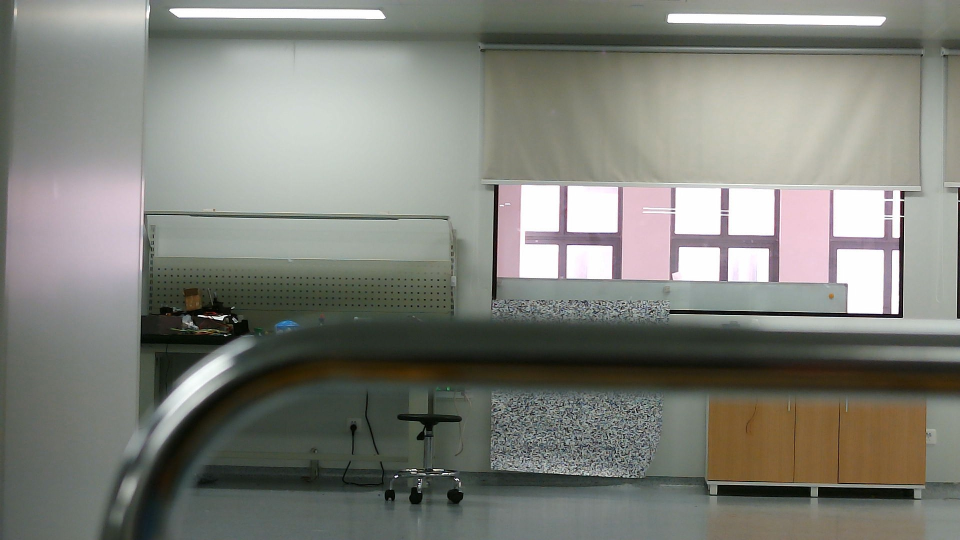
#> input picture pic/c1.jpg, 1920 x 1080 px (shown at 1/2 size)
$ jupyter execute --allow-errors SiftCam.ipynb
#> lines starting #> are read from the running program, lines starting #| are printed output that depends on the picture; after the words box and inside, x2 and y2 are one past the last pixel; in counts of white or black regions, pixels touching at a corner belong together; long printed decimals are rounded
[cell 1]
import matplotlib.image as mpimg
import matplotlib.pyplot as plt

image1 = mpimg.imread("pic/c1.jpg")
#> image1 is the input picture: shape (1080, 1920, 3); mean R, G, B 127.7, 129, 121.7
image2 = mpimg.imread("pic/c2.jpg")
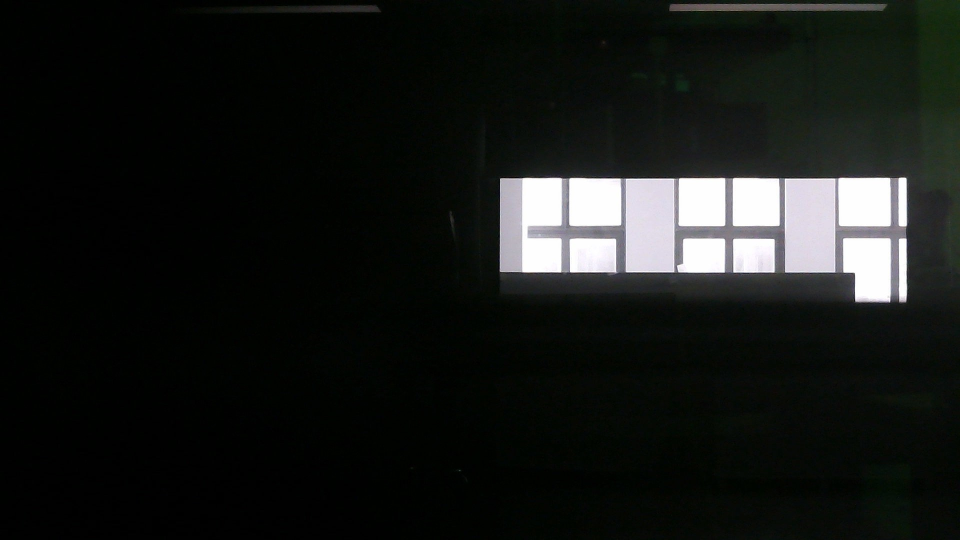
#> input picture pic/c2.jpg, 1920 x 1080 px (shown at 1/2 size)
#> image2 is the input picture: shape (1080, 1920, 3); mean R, G, B 23.4, 25.7, 23.4

plt.figure()
plt.imshow(image1)
plt.savefig('image1.png', dpi = 300)

plt.figure()
plt.imshow(image2)
plt.savefig('image2.png', dpi = 300)

[cell 2]
import matplotlib.image as mpimg
import matplotlib.pyplot as plt

image1 = mpimg.imread("pic/c1.jpg")
image2 = mpimg.imread("pic/c2.jpg")


import cv2
# 转换成黑白图像
img1 = cv2.cvtColor(image1, cv2.COLOR_BGR2GRAY)
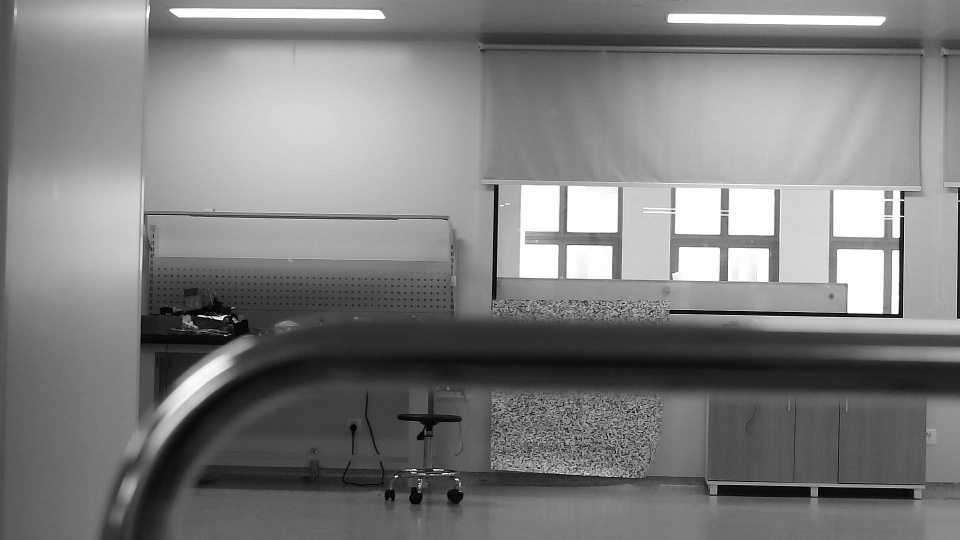
#> img1: shape (1080, 1920) (shown at 1/2 size); min 0, max 255, mean 126.7
img2 = cv2.cvtColor(image2, cv2.COLOR_BGR2GRAY)

ret, img1 = cv2.threshold(img1, 245, 255,cv2.THRESH_BINARY) # 这里的第二个参数要调，是阈值！！
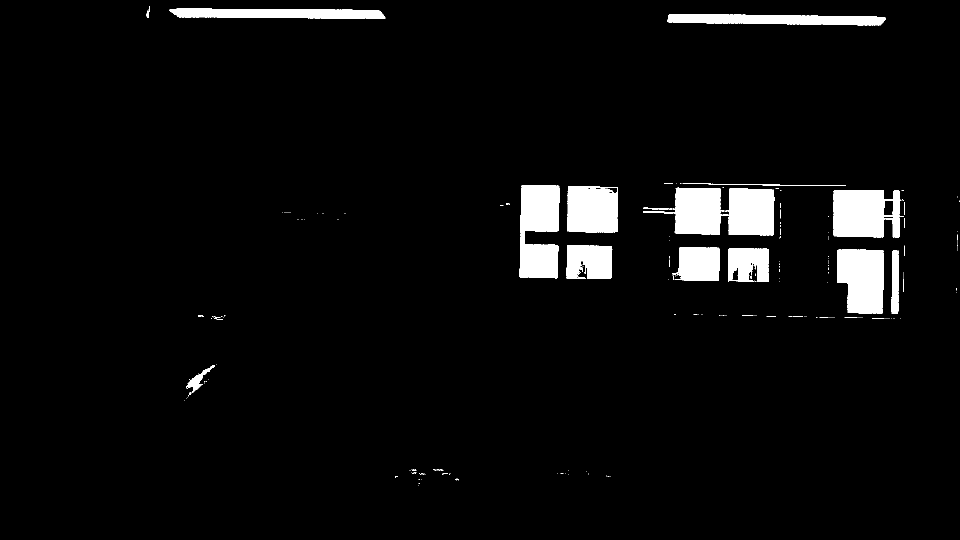
#> img1: shape (1080, 1920) (shown at 1/2 size); 4.5% white; 218 white regions (192 under 20 px), largest, box (x1, y1, x2, y2) and area: (1286, 375, 1549, 471) 16930, (1039, 370, 1119, 557) 12287, (1667, 380, 1808, 476) 10818
ret, img2 = cv2.threshold(img2, 245, 255,cv2.THRESH_BINARY) # 这里的第二个参数要调，是阈值！！
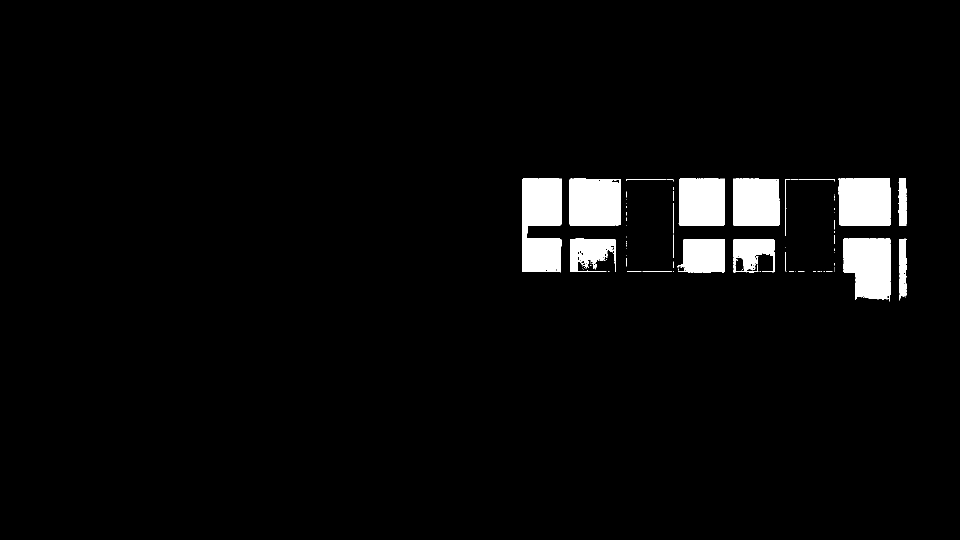
#> img2: shape (1080, 1920) (shown at 1/2 size); 3.7% white; 96 white regions (76 under 20 px), largest, box (x1, y1, x2, y2) and area: (1045, 357, 1123, 545) 12684, (1687, 477, 1781, 603) 9946, (1677, 356, 1781, 452) 9757
plt.figure()
plt.imshow(img1,cmap='gray')
plt.figure()
plt.imshow(img2,cmap='gray')

# 图像配准，获取配准参数

# 对原图像进行处理

[cell 3]
import cv2
import time

#  计算特征点提取&生成描述时间
start = time.time()
sift = cv2.SIFT_create()
#  使用SIFT查找关键点key points和描述符descriptors
image1 = img1
image2 = img2
kp1, des1 = sift.detectAndCompute(image1, None)
#> kp1 = 408 keypoints; strongest (x, y, size): (791, 953, 2.1), (1178, 377, 2.4), (830, 940, 2), (398, 632, 2.1)
kp2, des2 = sift.detectAndCompute(image2, None)
#> kp2 = 319 keypoints; strongest (x, y, size): (1213, 498, 2.1), (1503, 530, 2.4), (1164, 527, 2.5), (1223, 492, 2.1)
end = time.time()
print("特征点提取&生成描述运行时间:%.2f秒"%(end-start))

kp_image1 = cv2.drawKeypoints(image1, kp1, None)
kp_image2 = cv2.drawKeypoints(image2, kp2, None)

plt.figure()
plt.imshow(kp_image1)
plt.savefig('kp_image1.png', dpi = 300)

plt.figure()
plt.imshow(kp_image2)
plt.savefig('kp_image2.png', dpi = 300)

[cell 4]
#  查看关键点
print("关键点数目:", len(kp1))
#| 关键点数目: 408

for i in range(2):
    print("关键点", i)
    print("数据类型:", type(kp1[i]))
    print("关键点坐标:", kp1[i].pt)
    print("邻域直径:", kp1[i].size)
    print("方向:", kp1[i].angle)
    print("所在的图像金字塔的组:", kp1[i].octave)
    print("================")
#> this loop made 2 passes
#| 数据类型: <class 'cv2.KeyPoint'>
#| 关键点坐标: (295.160, 30.113)
#| 方向: 1.809
#| 所在的图像金字塔的组: 13828352
#| 数据类型: <class 'cv2.KeyPoint'>
#| 关键点坐标: (295.160, 30.113)
#| 方向: 189.120
#| 所在的图像金字塔的组: 13828352

#  查看描述
print("描述的shape:", des1.shape)
#| 描述的shape: (408, 128)
for i in range(2):
    print("描述", i)
    print(des1[i])

[cell 5]
ratio = 0.85

#  计算匹配点匹配时间
start = time.time()

#  K近邻算法求取在空间中距离最近的K个数据点，并将这些数据点归为一类
matcher = cv2.BFMatcher()
raw_matches = matcher.knnMatch(des1, des2, k = 2)
#> raw_matches = 408 matches
good_matches = []
for m1, m2 in raw_matches:
    #  如果最接近和次接近的比值大于一个既定的值，那么我们保留这个最接近的值，认为它和其匹配的点为good_match
    if m1.distance < ratio * m2.distance:
        good_matches.append([m1])
#> after the loop, good_matches = 168 matches
end = time.time()
print("匹配点匹配运行时间:%.2f秒"%(end-start))

matches = cv2.drawMatchesKnn(image1, kp1, image2, kp2, good_matches, None, flags = 2)
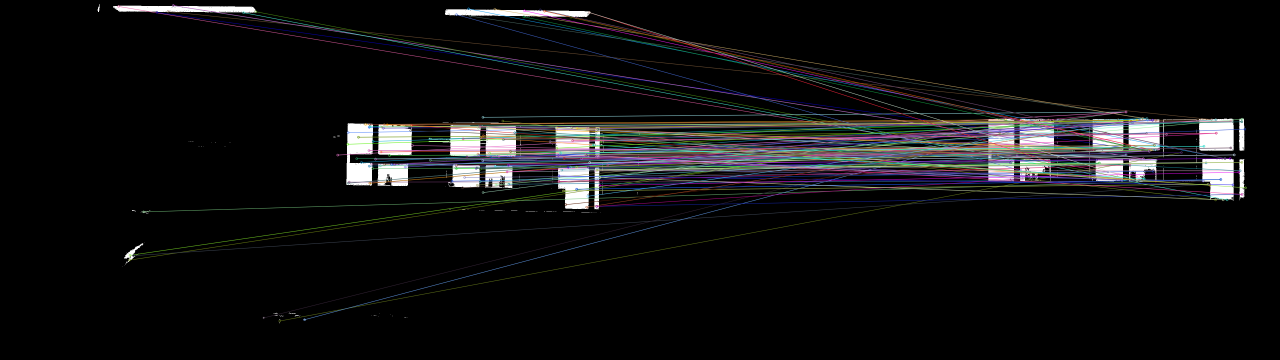
#> matches: shape (1080, 3840, 3) (shown at 1/3 size); mean of channels 0, 1, 2 16.8, 16.6, 17.3; drawn as R, G, B

plt.figure()
plt.imshow(matches)
plt.savefig('matches.png', dpi = 300)
#  匹配对的数目
print("匹配对的数目:", len(good_matches))
#| 匹配对的数目: 168
for i in range(2):
    print("匹配", i)
    print("数据类型:", type(good_matches[i][0]))
    print("描述符之间的距离:", good_matches[i][0].distance)
    print("查询图像中描述符的索引:", good_matches[i][0].queryIdx)
    print("目标图像中描述符的索引:", good_matches[i][0].trainIdx)
    print("================")

[cell 6]
import numpy as np

#  单应性矩阵有八个参数，每一个对应的像素点可以产生2个方程(x一个，y一个)，那么需要四个像素点就能解出单应性矩阵
if len(good_matches) > 4:
    #  计算匹配时间
    start = time.time()
    ptsA= np.float32([kp1[m[0].queryIdx].pt for m in good_matches]).reshape(-1, 1, 2)
#> ptsA = 168 rows, first 8: [355.3, 18.9], [387.9, 779.9], [389.7, 765.5], [399.8, 766.5], [430.1, 635.2], [470.2, 36.95], [503.2, 34.38], [519.3, 16.44]
    ptsB = np.float32([kp2[m[0].trainIdx].pt for m in good_matches]).reshape(-1, 1, 2)
#> ptsB = 168 rows, first 8: [1489, 529.7], [1224.4, 359.4], [1253.6, 358.9], [1703.7, 552.2], [1741.9, 537.9], [1527.2, 453], [1714.3, 358.1], [1509.3, 476.4]
    ransacReprojThreshold = 4
    #  单应性矩阵可以将一张图通过旋转、变换等方式与另一张图对齐
    H, status =cv2.findHomography(ptsA,ptsB,cv2.RANSAC,ransacReprojThreshold);
#> H = [[1.03, 0.015, -28.71], [-0.0122, 1.02, -5.6], [6.42e-06, -4.15e-06, 1]]; status = 168 values, max 1 at index 20, min 0 at index 0, mean 0.28
    imgOut = cv2.warpPerspective(image2, H, (image1.shape[1],image1.shape[0]),flags=cv2.INTER_LINEAR + cv2.WARP_INVERSE_MAP)
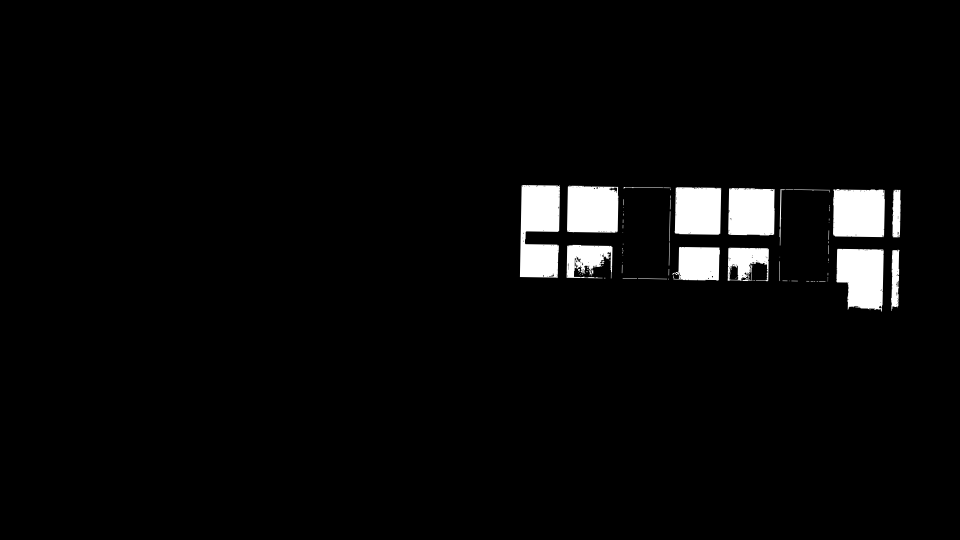
#> imgOut: shape (1080, 1920) (shown at 1/2 size); min 0, max 255, mean 9.1
    end = time.time()
    print("匹配运行时间:%.2f秒"%(end-start))

    plt.figure()
    plt.imshow(image1)
    plt.figure()
    plt.imshow(image2)
    plt.figure()
    plt.imshow(imgOut)
    # plt.savefig('imgOut.png', dpi = 300)

[cell 7]
plt.imshow(image1+ imgOut)
plt.imshow(image2)
plt.imshow(imgOut)
# img = image2*255
# plt.imshow(img)
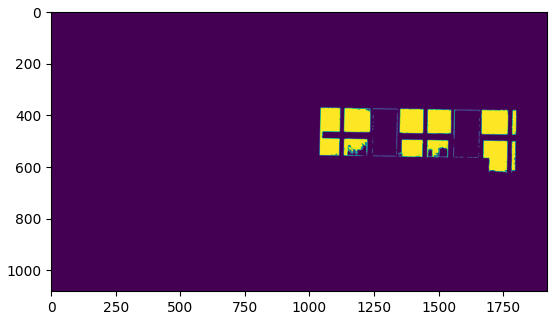
#> figure drawn by matplotlib, 1 panel
